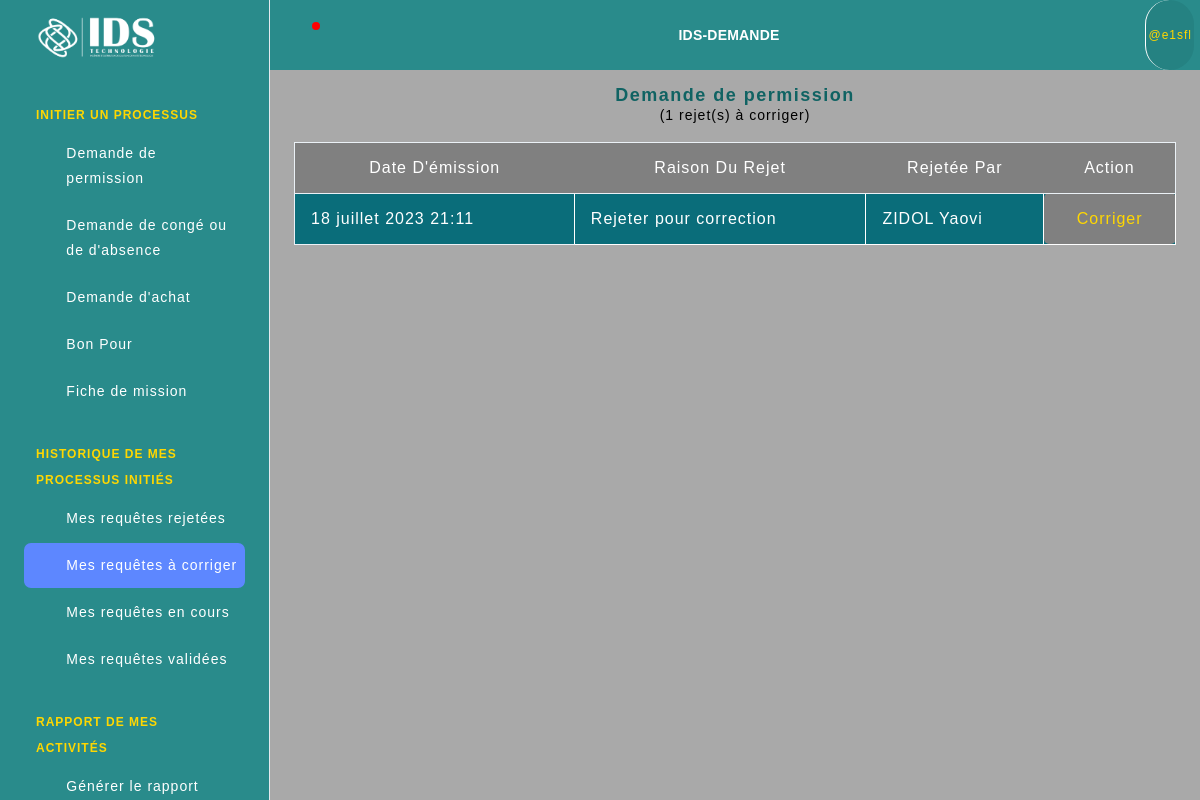
Screenshot of /ids-demande/dac/ (signed in) with the database file from the repository.
### applicationidsdemande/models.py (models this page shows, shortened)
class Personnel(AbstractBaseUser, PermissionsMixin):
    POSTE_CHOICES = (
        ('Stagiaire', 'Stagiaire'),
        ('Employe', 'Employé'),
        ('ChefService', 'Chef Service'),
        ('Administrateur', 'Administrateur'),
        ('ServicePersonnel', 'Service Personnel'),
        ('DirecteurGeneral', 'Directeur Général'),
        ('DirecteurDepartement', 'Directeur de Département'),
    )
    SERVICE_CHOICES = (
        ('Aucun', 'Aucun Service Particulier'),
        ('ServiceReseauxClients', 'Service Reseaux et Clients'),
        ('ServiceSupportAlvanet', 'Service Support ALAVANET'),
        ('ServiceLogicielFormation', 'Service Logiciel et Formation'),
        ('ServiceCommercial', 'Service Commercial'),
        ('ServiceAdministratifRessourcesHumaines', 'Service Administratif et des Ressources Humaines'),
        ('EquipeLogistiqueCommerciale', 'Equipe Logistique et Commerciale'),
        ('Direction', 'Direction'),
        ('Administration', 'Administration'),
    )
    DIRECTION_CHOICES = (
        ('Aucune', 'Aucune Direction Particulière'),
        ('DirectionTechnique', 'Direction Technique'),
        ('DirectionCommercialeMarketingCommunication', 'Direction Commerciale, Marketing et Communication'),
        ('DirectionAdministrativeRessourcesHumaines', 'Direction Administrative et des Ressources Humaines'),
    )
    nom = models.CharField(max_length=255)
    prenom = models.CharField(max_length=255)
    username = models.CharField(max_length=30, unique=True)
    email = models.EmailField(unique=True)
    poste = models.CharField(max_length=255, choices=POSTE_CHOICES)
    service = models.CharField(max_length=255, choices=SERVICE_CHOICES)
    direction = models.CharField(max_length=100, choices=DIRECTION_CHOICES, default="")
    telephone = PhoneNumberField()
    is_active = models.BooleanField(default=True)
    is_staff = models.BooleanField(default=False)
    objects = CustomUserManager()
    USERNAME_FIELD = 'username'
    REQUIRED_FIELDS = ['nom', 'prenom', 'email', 'poste', 'service', 'telephone']

class DemandePermission(models.Model):
    initiateur = models.ForeignKey(Personnel, on_delete=models.SET_NULL, null=True, blank=True, related_name='demandes_initiees')
    validateurs = models.ManyToManyField(Personnel, blank=True, related_name='demandes_validees')
    rejeteurs_strict = models.ManyToManyField(Personnel, blank=True, related_name='demandes_strictements_rejetees')
    rejeteurs_pour_correction = models.ManyToManyField(Personnel, blank=True, related_name='demandes_rejetees_pour_corrections')
    valide_par = models.ForeignKey(Personnel, on_delete=models.SET_NULL, null=True, blank=True, related_name='demandes_vérifiees')
    date_emission = models.DateTimeField(default=timezone.now)
    statut = models.CharField(max_length=50, choices=STATUT_CHOICES)
    NomComplet = models.CharField(max_length=100)
    poste = models.CharField(max_length=100, choices=POSTE_CHOICES)
    service = models.CharField(max_length=255, choices=SERVICE_CHOICES)
    direction = models.CharField(max_length=100, choices=DIRECTION_CHOICES, default="")
    motif = models.TextField()
    lieu = models.CharField(max_length=100)
    date_heure_sortie = models.DateTimeField()
    date_heure_retour = models.DateTimeField()
    raison_rejet = models.TextField(blank=True, null=True)

### applicationidsdemande/views.py (the view)
# urls.py: path('dac/', demandes_a_corriger_initiateur, name='demandes_a_corriger_initiateur'),
@login_required(login_url="/")
def demandes_a_corriger_initiateur(request):
    user = request.user
    if user.poste != 'DirecteurGeneral':
        demandes_a_corriger = DemandePermission.objects.filter(initiateur=user, statut='a_corriger')
        total_demandes_a_corriger = demandes_a_corriger.count()
        context = {'demandes_a_corriger': demandes_a_corriger, 'total_demandes_a_corriger': total_demandes_a_corriger}
        return render(request, 'demandes_a_corriger_initiateur.html', context)
    else:
        return redirect('applicationidsdemande:erreur')

### templates/demandes_a_corriger_initiateur.html (shortened to what this page needs)
{% extends 'base2.html' %}
{% load static %}
    {% block content %}
    <div class="text-center">
    <h1>Demande de permission</h1>
    <p class="nbr-total">({{ total_demandes_a_corriger }} rejet(s) à corriger)</p>
    </div>
        <div class="table-responsive">
            {% if total_demandes_a_corriger > 0 %}
            <table class="table">
            <thead>
            <tr>
                <th scope="col">Date d'émission</th>
                <th scope="col">Raison du rejet</th>
                <th scope="col">Rejetée par</th>
                <th scope="col">Action</th>
            </tr>
            </thead>
            <tbody>
            {% for demande in demandes_a_corriger %}
            <tr>
                <th scope="row" style="font-weight: normal;min-width: 210px;">{{ demande.date_emission }}</th>
                <td>{{ demande.raison_rejet }}</td>
                {% if demande.valide_par != None %}
                <td><span class="poste_service">{{ demande.valide_par.nom }} {{ demande.valide_par.prenom }}</span></td>
                {% else %}
                <td style="text-align: center;">-</td>
                {% endif %}
                <td style="background-color: gray; text-align: center;"><a href="{% url 'applicationidsdemande:corriger_demande_initiateur' demande.id %}">Corriger</a></td>
            </tr>
            {% endfor %}
            </tbody>
        </table>
        {% else %}
        <p class="empty container"> aucun rejet à corriger</p>
        {% endif %}
        </div>
    {% endblock %}

### templates/base2.html (shortened to what this page needs)
{% load static %}
<head>
  <link rel="stylesheet" href="{% static 'css/styles.min.css' %}"/>
</head>
<body>
  <div class="page-wrapper" id="main-wrapper" data-layout="vertical" data-navbarbg="skin6" data-sidebartype="full"
    data-sidebar-position="fixed" data-header-position="fixed">
    <aside class="left-sidebar">
      <div>
        <div class="brand-logo d-flex align-items-center justify-content-between">
          <a href="#" class="text-nowrap logo-img">
            <img class="logo" src="{% static '/images/idslogo.png' %}" alt="idslogo" width="150" height="75">
        </a>
        </div>
        <nav class="sidebar-nav scroll-sidebar" data-simplebar="">
          <ul id="sidebarnav">
            {% if user.poste != 'DirecteurGeneral' %}
            <li class="nav-small-cap">
                <span class="hide-menu hide-menu-title">INITIER UN PROCESSUS</span>
            </li>
            <li class="sidebar-item">
                <a class="sidebar-link" href="{% url 'applicationidsdemande:demande_permission' %}" aria-expanded="false">
                    <span>
                        <i class="ti ti-file-description"></i>
                    </span>
                    <span class="hide-menu">Demande de <br> permission</span>
                </a>
            </li>
            <li class="sidebar-item">
                <a class="sidebar-link" href="#" aria-expanded="false">
                    <span>
                        <i class="ti ti-file-description"></i>
                    </span>
                    <span class="hide-menu">Demande de congé ou <br> de d'absence</span>
                </a>
            </li>
            <li class="sidebar-item">
                <a class="sidebar-link" href="#" aria-expanded="false">
                    <span>
                        <i class="ti ti-file-description"></i>
                    </span>
                    <span class="hide-menu">Demande d'achat</span>
                </a>
            </li>
            <li class="sidebar-item">
                <a class="sidebar-link" href="#" aria-expanded="false">
                    <span>
                        <i class="ti ti-file-description"></i>
                    </span>
                    <span class="hide-menu">Bon Pour</span>
                </a>
            </li>
            <li class="sidebar-item">
                <a class="sidebar-link" href="#" aria-expanded="false">
                    <span>
                        <i class="ti ti-file-description"></i>
                    </span>
                    <span class="hide-menu">Fiche de mission</span>
                </a>
            </li>
            <li class="nav-small-cap">
              <span class="hide-menu hide-menu-title">HISTORIQUE DE MES PROCESSUS INITIÉS</span>
            </li>
            <li class="sidebar-item">
                <a class="sidebar-link" href="{% url 'applicationidsdemande:demandes_rejetees_initiateur' %}" aria-expanded="false">
                  <span>
                    <i class="ti ti-alert-circle"></i>
                  </span>
                  <span class="hide-menu">Mes requêtes rejetées</span>
                </a>
              </li>
              <li class="sidebar-item">
                <a class="sidebar-link" href="{% url 'applicationidsdemande:demandes_a_corriger_initiateur' %}" aria-expanded="false">
                  <span>
                    <i class="ti ti-alert-circle"></i>
                  </span>
                  <span class="hide-menu">Mes requêtes à corriger</span>
                </a>
              </li>
              <li class="sidebar-item">
                <a class="sidebar-link" href="{% url 'applicationidsdemande:demandes_encours_initiateur' %}" aria-expanded="false">
                  <span>
                    <i class="ti ti-alert-circle"></i>
                  </span>
                  <span class="hide-menu">Mes requêtes en cours</span>
                </a>
              </li>
              <li class="sidebar-item">
                <a class="sidebar-link" href="{% url 'applicationidsdemande:demandes_validees_initiateur' %}" aria-expanded="false">
                  <span>
                    <i class="ti ti-alert-circle"></i>
                  </span>
                  <span class="hide-menu">Mes requêtes validées</span>
                </a>
              </li>
              {% endif %}
          <li class="nav-small-cap">
            <span class="hide-menu hide-menu-title">RAPPORT DE MES ACTIVITÉS</span>
          </li>
          <li class="sidebar-item">
            <a class="sidebar-link" href="#" aria-expanded="false">
              <span>
                <i class="ti ti-article"></i>
              </span>
              <span class="hide-menu">Générer le rapport <br>de la semaine</span>
            </a>
          </li>
          </ul>
        </nav>
      </div>
    </aside>
    <div class="body-wrapper">
      <header class="app-header">
        <nav class="navbar navbar-expand-lg navbar-light">
          <ul class="navbar-nav">
            <li class="nav-item">
              <a class="nav-link" href="{% url 'applicationidsdemande:notifications' %}">
                <i class="ti ti-bell-ringing notification-icone"></i>
                <div class="notification rounded-circle notification-point"></div>
              </a>
            </li>
          </ul>
          <div class="navbar-collapse justify-content-end px-0" id="navbarNav">
            <ul class="navbar-nav flex-row ms-auto align-items-center justify-content-end">
              <li class="nav-item dropdown haut-ids-demande">IDS-DEMANDE</li>
            </ul>
          </div>
          <div class="navbar-collapse justify-content-end px-0" id="navbarNav">
            <ul class="navbar-nav flex-row ms-auto align-items-center justify-content-end">
              <li class="nav-item dropdown">
                <span class="nav-link" href="#" id="drop2" data-bs-toggle="dropdown"
                  aria-expanded="false"> <span class="utilisateur-connecte">@{{ user.username }}</span>
                </span>
              </li>
            </ul>
          </div>
        </nav>
      </header>
      <div class="container-fluid">
        {% block content %}
        {% endblock %}
      </div>
    </div>
  </div>
</body>
</html>

### templates/base2.html (style rules this page uses)
body { font-family: Arial, Helvetica, sans-serif; letter-spacing: 1; background-color: darkgray; }
h1 { font-size: 18px; font-weight: bold; font-family: Arial, Helvetica, sans-serif; letter-spacing: 1.5; color: #106363; }
.left-sidebar, .app-header { background: linear-gradient(to bottom right, #298b8b, #298b8b); }
.ti { color: black; }
.notification-icone { color: gold; margin-left: -15px; }
.notification { background-color: red; }
.utilisateur-connecte { color: gold; font-size: 12px; background-color: rgba(3, 51, 51, 0.1); border-radius: 50px; margin-right: -35px; padding: 0 2px; border-left: solid 1px white; cursor: pointer; }
.haut-ids-demande { color: white; font-weight: bold; letter-spacing: 0.2; }
.hide-menu { color: white; }
.hide-menu-title { color: gold; }
.nbr-total { color: black; margin-top: -10px; }
table { border: 1px white solid; background: linear-gradient(to bottom right, #0a6d7a, #0a6d7a); }
th { font-weight: normal; }
td { border: 1px white solid; border-radius: 5px; }
thead { text-align: center; background: linear-gradient(to bottom right, gray, gray); text-transform: capitalize; color: white; }
tbody { color: white; }
td > a { color: gold; }

### rows the page displays
Personnel: username "e1sfl"
DemandePermission: date_emission "18 juillet 2023 21:11", raison_rejet "Rejeter pour correction", valide_par.nom "ZIDOL", valide_par.prenom "Yaovi"

### other values shown
{{ total_demandes_a_corriger }} "1"
